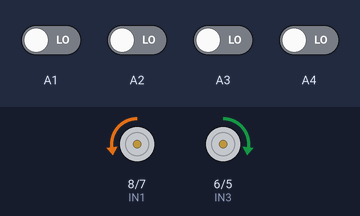
This sketch was run on a simulated Arduino Uno, built with avr-gcc and run on an emulated ATmega328P. Parts: motor-driver pin pairs drawn as motors (green arrow = first pin HIGH = forward, orange = second pin HIGH = backward, longer = more drive, scaled by the enable pin). The inputs (shaded band) are chosen by the test bench; at power-on: A1–4 LOW. What the sketch prints to the serial monitor is not drawn.

Above: at 12.4 s.
12.5 s: A2 driven HIGH
At 13.9 s:
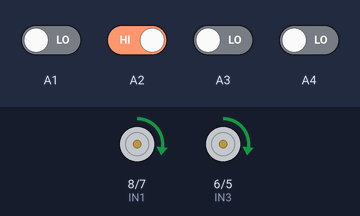
14.2 s: A3 driven HIGH
At 15.4 s:
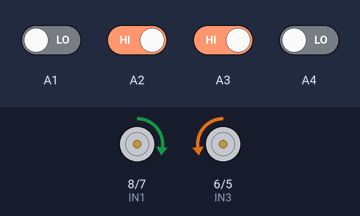
15.7 s: A3 driven LOW
At 16.9 s:
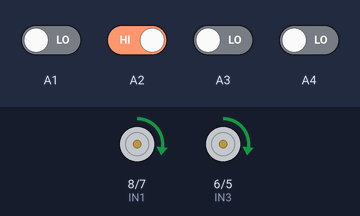
17.2 s: A1 driven HIGH
At 18.5 s:
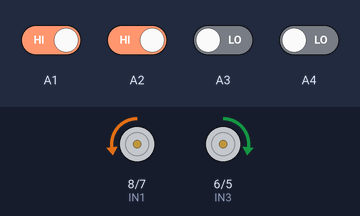
Timing chart, 0 to 19.7 s (numbered marks = the images above; inputs shaded):
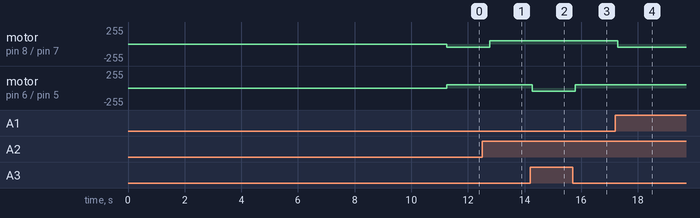

The sketch:

pgrm_complet.ino
```cpp
#include <QTRSensors.h>

// Définition des capteurs QTR-MD-04A
QTRSensors qtr;
const uint8_t SensorCount = 4;
uint16_t sensorValues[SensorCount];

// Définition des moteurs (L298N)
const int ENA = 9;
const int IN1 = 8;
const int IN2 = 7;
const int ENB = 10;
const int IN3 = 6;
const int IN4 = 5;

int speedMotor = 180;  // Vitesse moteur (0-255)

// Initialisation
void setup() {
  Serial.begin(115200);

  // Configuration du capteur QTR
  qtr.setTypeRC();
  qtr.setSensorPins((const uint8_t[]) {
    A1, A2, A3, A4
  }, SensorCount);
  qtr.setEmitterPin(2);

  // Calibration du capteur (déplacer le robot sur la ligne pendant cette phase)
  for (uint8_t i = 0; i < 250; i++) {
    qtr.calibrate();
    delay(20);
  }

  // Configuration des moteurs
  pinMode(ENA, OUTPUT);
  pinMode(IN1, OUTPUT);
  pinMode(IN2, OUTPUT);
  pinMode(ENB, OUTPUT);
  pinMode(IN3, OUTPUT);
  pinMode(IN4, OUTPUT);


  int speedMotorGauche = 50;  // Vitesse moteur gauche (0-255)
  int speedMotorDroit = 50;  // Vitesse moteur droit (0-255)

  analogWrite(ENA, speedMotorGauche);
  analogWrite(ENB, speedMotorDroit);

}

// Fonction pour lire la position de la ligne
int lirePositionLigne() {
  return qtr.readLineBlack(sensorValues);
}

// Fonctions de mouvement
void avancer() {
  digitalWrite(IN1, HIGH);
  digitalWrite(IN2, LOW);
  digitalWrite(IN3, HIGH);
  digitalWrite(IN4, LOW);
}

void tournerGauche() {
  digitalWrite(IN1, LOW);
  digitalWrite(IN2, HIGH);
  digitalWrite(IN3, HIGH);
  digitalWrite(IN4, LOW);
}

void tournerDroite() {
  digitalWrite(IN1, HIGH);
  digitalWrite(IN2, LOW);
  digitalWrite(IN3, LOW);
  digitalWrite(IN4, HIGH);
}

void arreter() {
  digitalWrite(IN1, LOW);
  digitalWrite(IN2, LOW);
  digitalWrite(IN3, LOW);
  digitalWrite(IN4, LOW);
}

// Boucle principale
void loop() {
  int position = lirePositionLigne();

  Serial.print("Position ligne: ");
  Serial.println(position);

  // Suivi de ligne en fonction de la position détectée
  if (position < 900) {
    tournerGauche();  // Ligne à gauche → tourner à
    Serial.print("G");

  }
  else if (position > 1100) {
    tournerDroite();  // Ligne à droite → tourner à droite
        Serial.print("D");

  }
  else {
    avancer();  // Ligne au centre → avancer
        Serial.print("=");

  }
  delay(500);
}
```

Measured:
- after the input at 12.5 s, motor on pin 8 (IN1) / pin 7 (IN2): backward 50/255 → forward 50/255 after 0.26 s
- after the input at 14.2 s, motor on pin 6 (IN3) / pin 5 (IN4): forward 50/255 → backward 50/255 after 0.07 s
- after the input at 15.7 s, motor on pin 6 (IN3) / pin 5 (IN4): backward 50/255 → forward 50/255 after 0.08 s
- after the input at 17.2 s, motor on pin 8 (IN1) / pin 7 (IN2): forward 50/255 → backward 50/255 after 0.09 s
